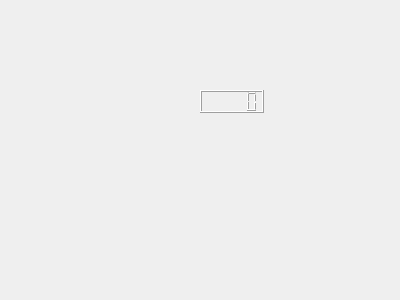
<?xml version="1.0" encoding="UTF-8"?>
<ui version="4.0">
 <class>BatteryItem</class>
 <widget class="QWidget" name="BatteryItem">
  <property name="geometry">
   <rect>
    <x>0</x>
    <y>0</y>
    <width>400</width>
    <height>300</height>
   </rect>
  </property>
  <property name="windowTitle">
   <string>Form</string>
  </property>
  <widget class="QLCDNumber" name="lcdNumber">
   <property name="geometry">
    <rect>
     <x>200</x>
     <y>90</y>
     <width>64</width>
     <height>23</height>
    </rect>
   </property>
  </widget>
 </widget>
 <resources/>
 <connections/>
</ui>
